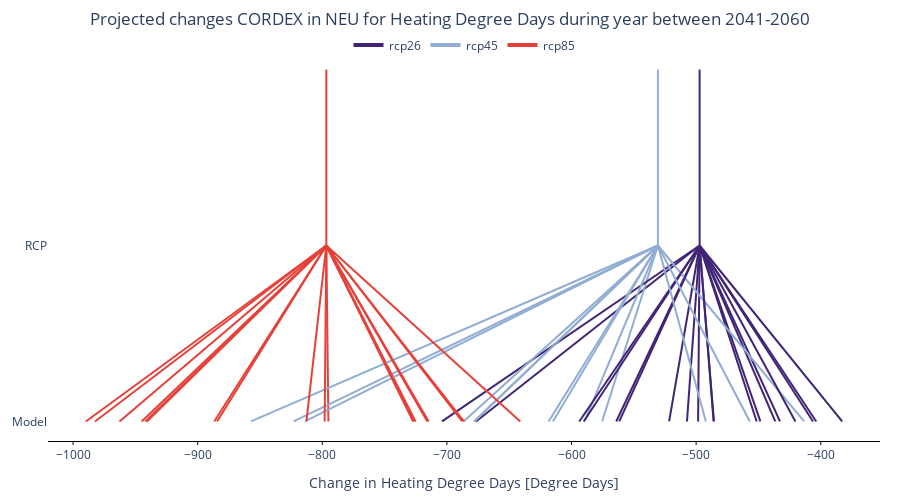

Notebook cell for this chart:
### Code cell
import ipywidgets as widgets
from ipywidgets import interact
from IPython.display import clear_output
import pandas as pd
import numpy as np
import plotly.graph_objects as go

# Define variables and their full names
atmos_variables = [
    'tas', 'tasmin', 'TNn', 'fd', 'hdd',
    'tasmax', 'TXx', 'tx35', 'TX35bc', 'tx40', 'TX40bc', 'cdd',
    'pr', 'Rx1day', 'Rx5day', 'ds', 'spi6',
    'prsn', 'sfcWind'
]

# Mapping of variable codes to their full names
variable_full_names = {
    'tas': 'Mean Temperature',
    'tasmin': 'Minimum Temperature',
    'TNn': 'Minimum of Minimum Temperature',
    'fd': 'Frost Days',
    'hdd': 'Heating Degree Days',
    'tasmax': 'Maximum Temperature',
    'TXx': 'Maximum of Maximum Temperature',
    'tx35': 'Days with Temperature > 35°C',
    'TX35bc': 'Days with Temperature > 35°C (Bias Corrected)',
    'tx40': 'Days with Temperature > 40°C',
    'TX40bc': 'Days with Temperature > 40°C (Bias Corrected)',
    'cdd': 'Cooling Degree Days',
    'pr': 'Total Precipitation',
    'Rx1day': 'Maximum 1-Day Precipitation',
    'Rx5day': 'Maximum 5-Day Precipitation',
    'ds': 'Consecutive Dry Days',
    'spi6': 'Standardized Precipitation Index (6 months)',
    'prsn': 'Total Snowfall',
    'sfcWind': 'Surface Wind Speed'
}

# Mapping of variable codes to their units
variable_units = {
    'tas': '°C',
    'tasmin': '°C',
    'tasmax': '°C',
    'TNn': '°C',
    'TXx': '°C',
    'pr': '%',
    'Rx1day': '%',
    'Rx5day': '%',
    'spi6': '%',
    'sfcWind': '%',
    'prsn': 'mm/day',
    'cdd': 'Degree Days',
    'hdd': 'Degree Days'
}

# Define scenarios and their corresponding colors for each dataset
scenarios_and_colors = {
    'CMIP6': {
        'scenarios': ['ssp126', 'ssp245', 'ssp370', 'ssp585'],
        'colors': {
            'ssp126': '#402575',  # Deep blue
            'ssp245': '#91ADD3',  # Light blue
            'ssp370': '#F19D6F',  # Orange
            'ssp585': '#E64139'   # Red
        }
    },
    'CORDEX': {
        'scenarios': ['rcp26', 'rcp45', 'rcp85'],
        'colors': {
            'rcp26': '#402575',  # Deep blue
            'rcp45': '#91ADD3',  # Light blue
            'rcp85': '#E64139'   # Red
        }
    }
}

# Define the available regions and variables
regions = ['NEU', 'MED', 'WCE', 'EEU']
variables = [(variable_full_names[var], var) for var in atmos_variables]
time_filters = ['year', 'DecFeb', 'MarMay', 'JunAug', 'SepNov']
timeframes = [2021, 2041, 2081]

# Create the dropdowns for user interaction
region_dropdown = widgets.Dropdown(
    options=regions,
    value='NEU',
    description='Region:',
)

data_set_dropdown = widgets.Dropdown(
    options=['CMIP6', 'CORDEX'],
    value='CMIP6',
    description='Dataset:',
)

variable_dropdown = widgets.Dropdown(
    options=variables,
    value='tas',
    description='Variable:',
)

time_filter_dropdown = widgets.Dropdown(
    options=time_filters,
    value='year',
    description='Time Filter:',
)

timeframe_dropdown = widgets.Dropdown(
    options=timeframes,
    value=2041,
    description='Timeframe:',
)

# Flag to check if it's the first click
first_click = True

# Function to update the plot based on user selection
def update_plot(region, dataset, variable, time_filter, timeframe):
    global first_click
    clear_output(wait=True)  # Clear previous output
    ref_time = 'preIndustrial'
    landmask = 'True'
    variable_full_name = variable_full_names.get(variable, variable)
    unit = variable_units.get(variable, 'days')

    # Load the data
    try:
        data = pd.read_csv(
            f'data/{region}/{region}_{dataset}_{ref_time}_landmask={landmask}.csv'
        )
    except FileNotFoundError:
        print("Data file not found.")
        return

    # Process the data
    data = data.set_index(['variable', 'model', 'date', 'scenario', 'season'])
    data = data.loc[(variable, slice(None), timeframe, slice(None), time_filter)]
    data_restructured = data.reset_index()
    data_restructured = data_restructured.set_index('model')
    data_restructured = data_restructured.rename(columns={'scenario': 'ssp', 'value': 'impact'})

    # Check if the data is empty
    if data_restructured.empty:
        # Create an empty figure with a message
        fig = go.Figure()
        fig.update_layout(
            height=500,
            margin=dict(l=20, r=20, t=50, b=50),
            plot_bgcolor='white',
            paper_bgcolor='white',
            xaxis=dict(showgrid=False, zeroline=False, showticklabels=False),
            yaxis=dict(showgrid=False, zeroline=False, showticklabels=False),
            title=dict(
                text=f'Projected changes {dataset} in {region} for {variable_full_name} during {time_filter} between {timeframe}-{int(timeframe) + 19}',
                x=0.5,
                xanchor='center'
            )
        )
        fig.add_annotation(
            text="Data set not available, try another one",
            x=0.5, y=0.5,
            xref="paper", yref="paper",
            showarrow=False,
            font=dict(size=25, color="black"),
            align="center",
            valign="middle",
        )
        fig.show()
        return

    # Get multi-model mean (mmm)
    mmm = data_restructured.loc[data_restructured.index == 'mmm']

    # Assign SSP impacts based on scenarios
    data_restructured['ssp_impact'] = np.nan
    scenarios = scenarios_and_colors[dataset]['scenarios']
    colors = scenarios_and_colors[dataset]['colors']

    for scenario in scenarios:
        if scenario in mmm['ssp'].values:
            mmm_value = mmm[mmm['ssp'] == scenario]['impact'].values[0]
            data_restructured.loc[data_restructured['ssp'] == scenario, 'ssp_impact'] = mmm_value

    # Prepare data for plotting
    data_restructured.reset_index(inplace=True)
    df = data_restructured[['impact', 'ssp', 'ssp_impact', 'model']]

    # Determine x-axis range
    x_min = df['impact'].min()
    x_max = df['impact'].max()
    range_extension = 0.05 * (x_max - x_min)
    x_range = [x_min - range_extension, x_max + range_extension]

    # Mapping of y-values to numerical positions
    y_mapping = {'Model': 0, 'SSP': 1, 'SSP Extension': 2}

    # Initialize figure
    fig = go.Figure()

    # Plot lines for each model and SSP
    for _, entry in df.iterrows():
        ssp = entry['ssp']
        color = colors.get(ssp, 'black')
        model_name = entry['model']

        if model_name == 'mmm':
            x_vals = [entry['ssp_impact'], entry['ssp_impact']]
            y_vals = [y_mapping['SSP'], y_mapping['SSP Extension']]
            fig.add_trace(
                go.Scatter(
                    x=x_vals,
                    y=y_vals,
                    mode='lines',
                    line=dict(color=color, width=2),
                    showlegend=False,
                    hoverinfo='text',
                    text=f"Model: {model_name}<br>SSP: {ssp}<br>Impact: {entry['ssp_impact']:.2f} {unit}"
                )
            )
            continue

        x_vals = [entry['impact'], entry['ssp_impact']]
        y_vals = [y_mapping['Model'], y_mapping['SSP']]
        fig.add_trace(
            go.Scatter(
                x=x_vals,
                y=y_vals,
                mode='lines',
                line=dict(color=color, width=2),
                showlegend=False,
                hoverinfo='text',
                text=f"Model: {model_name}<br>SSP: {ssp}<br>Change: {entry['impact']:.2f} {unit}"
            )
        )

    # Set x-axis properties
    xaxis_title = f'Change in {variable_full_name} [{unit}]'
    fig.update_xaxes(
        title_text=xaxis_title,
        range=x_range,
        tickmode='auto',
        showgrid=False,
        zeroline=False,
        ticks='outside',
        ticklen=3,
        tickwidth=1,
        tickcolor='black',
        showline=True,
        linecolor='black',
        linewidth=1
    )

    if dataset == 'CMIP6':
        scenario_mean = 'SSP'
    else:
        scenario_mean = 'RCP'
    # Set y-axis properties
    fig.update_yaxes(
        tickmode='array',
        tickvals=[y_mapping['Model'], y_mapping['SSP'], y_mapping['SSP Extension']],
        ticktext=['Model', scenario_mean, ''],
        showgrid=False,
        zeroline=False
    )

    # Adjust layout properties
    fig.update_layout(
        height=500,
        margin=dict(l=20, r=20, t=50, b=50),
        plot_bgcolor='white',
        paper_bgcolor='white',
        title=dict(
            text=f'Projected changes {dataset} in {region} for {variable_full_name} during {time_filter} between {timeframe}-{int(timeframe) + 19}',
            x=0.5,
            xanchor='center'
        ),
        legend=dict(
            orientation="h",
            yanchor="top",
            y=1.05,
            xanchor="center",
            x=0.5
        )
    )

    # Add a manual legend for SSPs
    for ssp, color in colors.items():
        fig.add_trace(
            go.Scatter(
                x=[None],
                y=[None],
                mode='lines',
                line=dict(color=color, width=4),
                name=ssp
            )
        )

    # Show the figure
    if first_click == False:
        fig.show()
    else:
        first_click = False

# Create the interactive widget
interact(
    update_plot,
    region=region_dropdown,
    dataset=data_set_dropdown,
    variable=variable_dropdown,
    time_filter=time_filter_dropdown,
    timeframe=timeframe_dropdown
)

### Figure 1 — Plotly figure (JSON) as saved in the notebook; plotly's stock layout.template omitted (floating-point values rounded to 4 significant figures)
{"data": [{"hoverinfo": "text", "line": {"color": "#402575", "width": 2}, "mode": "lines", "showlegend": false, "text": "Model: MPI-M-MPI-ESM-LR_r1i1p1_KNMI-RACMO22E_v1<br>SSP: rcp26<br>Change: -507.33 Degree Days", "type": "scatter", "x": [-507.3, -497.2], "y": [0, 1]}, {"hoverinfo": "text", "line": {"color": "#E64139", "width": 2}, "mode": "lines", "showlegend": false, "text": "Model: MPI-M-MPI-ESM-LR_r1i1p1_KNMI-RACMO22E_v1<br>SSP: rcp85<br>Change: -795.09 Degree Days", "type": "scatter", "x": [-795.1, -796.8], "y": [0, 1]}, {"hoverinfo": "text", "line": {"color": "#402575", "width": 2}, "mode": "lines", "showlegend": false, "text": "Model: MOHC-HadGEM2-ES_r1i1p1_SMHI-RCA4_v1<br>SSP: rcp26<br>Change: -521.66 Degree Days", "type": "scatter", "x": [-521.7, -497.2], "y": [0, 1]}, {"hoverinfo": "text", "line": {"color": "#91ADD3", "width": 2}, "mode": "lines", "showlegend": false, "text": "Model: MOHC-HadGEM2-ES_r1i1p1_SMHI-RCA4_v1<br>SSP: rcp45<br>Change: -823.02 Degree Days", "type": "scatter", "x": [-823.0, -530.6], "y": [0, 1]}, {"hoverinfo": "text", "line": {"color": "#E64139", "width": 2}, "mode": "lines", "showlegend": false, "text": "Model: MOHC-HadGEM2-ES_r1i1p1_SMHI-RCA4_v1<br>SSP: rcp85<br>Change: -940.78 Degree Days", "type": "scatter", "x": [-940.8, -796.8], "y": [0, 1]}, {"hoverinfo": "text", "line": {"color": "#402575", "width": 2}, "mode": "lines", "showlegend": false, "text": "Model: ICHEC-EC-EARTH_r12i1p1_KNMI-RACMO22E_v1<br>SSP: rcp26<br>Change: -676.68 Degree Days", "type": "scatter", "x": [-676.7, -497.2], "y": [0, 1]}, {"hoverinfo": "text", "line": {"color": "#91ADD3", "width": 2}, "mode": "lines", "showlegend": false, "text": "Model: ICHEC-EC-EARTH_r12i1p1_KNMI-RACMO22E_v1<br>SSP: rcp45<br>Change: -678.30 Degree Days", "type": "scatter", "x": [-678.3, -530.6], "y": [0, 1]}, {"hoverinfo": "text", "line": {"color": "#E64139", "width": 2}, "mode": "lines", "showlegend": false, "text": "Model: ICHEC-EC-EARTH_r12i1p1_KNMI-RACMO22E_v1<br>SSP: rcp85<br>Change: -944.98 Degree Days", "type": "scatter", "x": [-945.0, -796.8], "y": [0, 1]}, {"hoverinfo": "text", "line": {"color": "#402575", "width": 2}, "mode": "lines", "showlegend": false, "text": "Model: CNRM-CERFACS-CNRM-CM5_r1i1p1_KNMI-RACMO22E_v2<br>SSP: rcp26<br>Change: -432.68 Degree Days", "type": "scatter", "x": [-432.7, -497.2], "y": [0, 1]}, {"hoverinfo": "text", "line": {"color": "#91ADD3", "width": 2}, "mode": "lines", "showlegend": false, "text": "Model: CNRM-CERFACS-CNRM-CM5_r1i1p1_KNMI-RACMO22E_v2<br>SSP: rcp45<br>Change: -575.42 Degree Days", "type": "scatter", "x": [-575.4, -530.6], "y": [0, 1]}, {"hoverinfo": "text", "line": {"color": "#E64139", "width": 2}, "mode": "lines", "showlegend": false, "text": "Model: CNRM-CERFACS-CNRM-CM5_r1i1p1_KNMI-RACMO22E_v2<br>SSP: rcp85<br>Change: -725.17 Degree Days", "type": "scatter", "x": [-725.2, -796.8], "y": [0, 1]}, {"hoverinfo": "text", "line": {"color": "#402575", "width": 2}, "mode": "lines", "showlegend": false, "text": "Model: ICHEC-EC-EARTH_r12i1p1_SMHI-RCA4_v1<br>SSP: rcp26<br>Change: -703.92 Degree Days", "type": "scatter", "x": [-703.9, -497.2], "y": [0, 1]}, {"hoverinfo": "text", "line": {"color": "#91ADD3", "width": 2}, "mode": "lines", "showlegend": false, "text": "Model: ICHEC-EC-EARTH_r12i1p1_SMHI-RCA4_v1<br>SSP: rcp45<br>Change: -686.64 Degree Days", "type": "scatter", "x": [-686.6, -530.6], "y": [0, 1]}, {"hoverinfo": "text", "line": {"color": "#E64139", "width": 2}, "mode": "lines", "showlegend": false, "text": "Model: ICHEC-EC-EARTH_r12i1p1_SMHI-RCA4_v1<br>SSP: rcp85<br>Change: -962.77 Degree Days", "type": "scatter", "x": [-962.8, -796.8], "y": [0, 1]}, {"hoverinfo": "text", "line": {"color": "#402575", "width": 2}, "mode": "lines", "showlegend": false, "text": "Model: mmm<br>SSP: rcp26<br>Impact: -497.19 Degree Days", "type": "scatter", "x": [-497.2, -497.2], "y": [1, 2]}, {"hoverinfo": "text", "line": {"color": "#91ADD3", "width": 2}, "mode": "lines", "showlegend": false, "text": "Model: mmm<br>SSP: rcp45<br>Impact: -530.64 Degree Days", "type": "scatter", "x": [-530.6, -530.6], "y": [1, 2]}, {"hoverinfo": "text", "line": {"color": "#E64139", "width": 2}, "mode": "lines", "showlegend": false, "text": "Model: mmm<br>SSP: rcp85<br>Impact: -796.76 Degree Days", "type": "scatter", "x": [-796.8, -796.8], "y": [1, 2]}, {"hoverinfo": "text", "line": {"color": "#402575", "width": 2}, "mode": "lines", "showlegend": false, "text": "Model: MOHC-HadGEM2-ES_r1i1p1_DMI-HIRHAM5_v2<br>SSP: rcp26<br>Change: -564.13 Degree Days", "type": "scatter", "x": [-564.1, -497.2], "y": [0, 1]}, {"hoverinfo": "text", "line": {"color": "#91ADD3", "width": 2}, "mode": "lines", "showlegend": false, "text": "Model: MOHC-HadGEM2-ES_r1i1p1_DMI-HIRHAM5_v2<br>SSP: rcp45<br>Change: -814.01 Degree Days", "type": "scatter", "x": [-814.0, -530.6], "y": [0, 1]}, {"hoverinfo": "text", "line": {"color": "#E64139", "width": 2}, "mode": "lines", "showlegend": false, "text": "Model: MOHC-HadGEM2-ES_r1i1p1_DMI-HIRHAM5_v2<br>SSP: rcp85<br>Change: -942.00 Degree Days", "type": "scatter", "x": [-942.0, -796.8], "y": [0, 1]}, {"hoverinfo": "text", "line": {"color": "#402575", "width": 2}, "mode": "lines", "showlegend": false, "text": "Model: ICHEC-EC-EARTH_r3i1p1_DMI-HIRHAM5_v2<br>SSP: rcp26<br>Change: -382.77 Degree Days", "type": "scatter", "x": [-382.8, -497.2], "y": [0, 1]}, {"hoverinfo": "text", "line": {"color": "#91ADD3", "width": 2}, "mode": "lines", "showlegend": false, "text": "Model: ICHEC-EC-EARTH_r3i1p1_DMI-HIRHAM5_v2<br>SSP: rcp45<br>Change: -589.57 Degree Days", "type": "scatter", "x": [-589.6, -530.6], "y": [0, 1]}, {"hoverinfo": "text", "line": {"color": "#E64139", "width": 2}, "mode": "lines", "showlegend": false, "text": "Model: ICHEC-EC-EARTH_r3i1p1_DMI-HIRHAM5_v2<br>SSP: rcp85<br>Change: -884.46 Degree Days", "type": "scatter", "x": [-884.5, -796.8], "y": [0, 1]}, {"hoverinfo": "text", "line": {"color": "#402575", "width": 2}, "mode": "lines", "showlegend": false, "text": "Model: MOHC-HadGEM2-ES_r1i1p1_KNMI-RACMO22E_v2<br>SSP: rcp26<br>Change: -590.20 Degree Days", "type": "scatter", "x": [-590.2, -497.2], "y": [0, 1]}, {"hoverinfo": "text", "line": {"color": "#91ADD3", "width": 2}, "mode": "lines", "showlegend": false, "text": "Model: MOHC-HadGEM2-ES_r1i1p1_KNMI-RACMO22E_v2<br>SSP: rcp45<br>Change: -857.25 Degree Days", "type": "scatter", "x": [-857.2, -530.6], "y": [0, 1]}, {"hoverinfo": "text", "line": {"color": "#E64139", "width": 2}, "mode": "lines", "showlegend": false, "text": "Model: MOHC-HadGEM2-ES_r1i1p1_KNMI-RACMO22E_v2<br>SSP: rcp85<br>Change: -982.44 Degree Days", "type": "scatter", "x": [-982.4, -796.8], "y": [0, 1]}, {"hoverinfo": "text", "line": {"color": "#402575", "width": 2}, "mode": "lines", "showlegend": false, "text": "Model: NCC-NorESM1-M_r1i1p1_GERICS-REMO2015_v1<br>SSP: rcp26<br>Change: -451.42 Degree Days", "type": "scatter", "x": [-451.4, -497.2], "y": [0, 1]}, {"hoverinfo": "text", "line": {"color": "#91ADD3", "width": 2}, "mode": "lines", "showlegend": false, "text": "Model: NCC-NorESM1-M_r1i1p1_GERICS-REMO2015_v1<br>SSP: rcp45<br>Change: -618.40 Degree Days", "type": "scatter", "x": [-618.4, -530.6], "y": [0, 1]}, {"hoverinfo": "text", "line": {"color": "#E64139", "width": 2}, "mode": "lines", "showlegend": false, "text": "Model: NCC-NorESM1-M_r1i1p1_GERICS-REMO2015_v1<br>SSP: rcp85<br>Change: -687.68 Degree Days", "type": "scatter", "x": [-687.7, -796.8], "y": [0, 1]}, {"hoverinfo": "text", "line": {"color": "#402575", "width": 2}, "mode": "lines", "showlegend": false, "text": "Model: NCC-NorESM1-M_r1i1p1_SMHI-RCA4_v1<br>SSP: rcp26<br>Change: -436.47 Degree Days", "type": "scatter", "x": [-436.5, -497.2], "y": [0, 1]}, {"hoverinfo": "text", "line": {"color": "#91ADD3", "width": 2}, "mode": "lines", "showlegend": false, "text": "Model: NCC-NorESM1-M_r1i1p1_SMHI-RCA4_v1<br>SSP: rcp45<br>Change: -677.98 Degree Days", "type": "scatter", "x": [-678.0, -530.6], "y": [0, 1]}, {"hoverinfo": "text", "line": {"color": "#E64139", "width": 2}, "mode": "lines", "showlegend": false, "text": "Model: NCC-NorESM1-M_r1i1p1_SMHI-RCA4_v1<br>SSP: rcp85<br>Change: -715.69 Degree Days", "type": "scatter", "x": [-715.7, -796.8], "y": [0, 1]}, {"hoverinfo": "text", "line": {"color": "#402575", "width": 2}, "mode": "lines", "showlegend": false, "text": "Model: MOHC-HadGEM2-ES_r1i1p1_ICTP-RegCM4-6_v1<br>SSP: rcp26<br>Change: -498.40 Degree Days", "type": "scatter", "x": [-498.4, -497.2], "y": [0, 1]}, {"hoverinfo": "text", "line": {"color": "#E64139", "width": 2}, "mode": "lines", "showlegend": false, "text": "Model: MOHC-HadGEM2-ES_r1i1p1_ICTP-RegCM4-6_v1<br>SSP: rcp85<br>Change: -886.71 Degree Days", "type": "scatter", "x": [-886.7, -796.8], "y": [0, 1]}, {"hoverinfo": "text", "line": {"color": "#402575", "width": 2}, "mode": "lines", "showlegend": false, "text": "Model: MPI-M-MPI-ESM-LR_r1i1p1_MPI-CSC-REMO2009_v1<br>SSP: rcp26<br>Change: -448.43 Degree Days", "type": "scatter", "x": [-448.4, -497.2], "y": [0, 1]}, {"hoverinfo": "text", "line": {"color": "#91ADD3", "width": 2}, "mode": "lines", "showlegend": false, "text": "Model: MPI-M-MPI-ESM-LR_r1i1p1_MPI-CSC-REMO2009_v1<br>SSP: rcp45<br>Change: -413.35 Degree Days", "type": "scatter", "x": [-413.3, -530.6], "y": [0, 1]}, {"hoverinfo": "text", "line": {"color": "#E64139", "width": 2}, "mode": "lines", "showlegend": false, "text": "Model: MPI-M-MPI-ESM-LR_r1i1p1_MPI-CSC-REMO2009_v1<br>SSP: rcp85<br>Change: -686.36 Degree Days", "type": "scatter", "x": [-686.4, -796.8], "y": [0, 1]}, {"hoverinfo": "text", "line": {"color": "#402575", "width": 2}, "mode": "lines", "showlegend": false, "text": "Model: ICHEC-EC-EARTH_r12i1p1_CLMcom-CCLM4-8-17_v1<br>SSP: rcp26<br>Change: -593.77 Degree Days", "type": "scatter", "x": [-593.8, -497.2], "y": [0, 1]}, {"hoverinfo": "text", "line": {"color": "#91ADD3", "width": 2}, "mode": "lines", "showlegend": false, "text": "Model: ICHEC-EC-EARTH_r12i1p1_CLMcom-CCLM4-8-17_v1<br>SSP: rcp45<br>Change: -614.92 Degree Days", "type": "scatter", "x": [-614.9, -530.6], "y": [0, 1]}, {"hoverinfo": "text", "line": {"color": "#E64139", "width": 2}, "mode": "lines", "showlegend": false, "text": "Model: ICHEC-EC-EARTH_r12i1p1_CLMcom-CCLM4-8-17_v1<br>SSP: rcp85<br>Change: -812.75 Degree Days", "type": "scatter", "x": [-812.8, -796.8], "y": [0, 1]}, {"hoverinfo": "text", "line": {"color": "#402575", "width": 2}, "mode": "lines", "showlegend": false, "text": "Model: CNRM-CERFACS-CNRM-CM5_r1i1p1_GERICS-REMO2015_v2<br>SSP: rcp26<br>Change: -420.29 Degree Days", "type": "scatter", "x": [-420.3, -497.2], "y": [0, 1]}, {"hoverinfo": "text", "line": {"color": "#E64139", "width": 2}, "mode": "lines", "showlegend": false, "text": "Model: CNRM-CERFACS-CNRM-CM5_r1i1p1_GERICS-REMO2015_v2<br>SSP: rcp85<br>Change: -727.05 Degree Days", "type": "scatter", "x": [-727.0, -796.8], "y": [0, 1]}, {"hoverinfo": "text", "line": {"color": "#402575", "width": 2}, "mode": "lines", "showlegend": false, "text": "Model: MOHC-HadGEM2-ES_r1i1p1_MOHC-HadREM3-GA7-05_v1<br>SSP: rcp26<br>Change: -561.67 Degree Days", "type": "scatter", "x": [-561.7, -497.2], "y": [0, 1]}, {"hoverinfo": "text", "line": {"color": "#E64139", "width": 2}, "mode": "lines", "showlegend": false, "text": "Model: MOHC-HadGEM2-ES_r1i1p1_MOHC-HadREM3-GA7-05_v1<br>SSP: rcp85<br>Change: -989.77 Degree Days", "type": "scatter", "x": [-989.8, -796.8], "y": [0, 1]}, {"hoverinfo": "text", "line": {"color": "#402575", "width": 2}, "mode": "lines", "showlegend": false, "text": "Model: MPI-M-MPI-ESM-LR_r1i1p1_ICTP-RegCM4-6_v1<br>SSP: rcp26<br>Change: -485.91 Degree Days", "type": "scatter", "x": [-485.9, -497.2], "y": [0, 1]}, {"hoverinfo": "text", "line": {"color": "#E64139", "width": 2}, "mode": "lines", "showlegend": false, "text": "Model: MPI-M-MPI-ESM-LR_r1i1p1_ICTP-RegCM4-6_v1<br>SSP: rcp85<br>Change: -725.99 Degree Days", "type": "scatter", "x": [-726.0, -796.8], "y": [0, 1]}, {"hoverinfo": "text", "line": {"color": "#402575", "width": 2}, "mode": "lines", "showlegend": false, "text": "Model: MPI-M-MPI-ESM-LR_r1i1p1_SMHI-RCA4_v1a<br>SSP: rcp26<br>Change: -485.72 Degree Days", "type": "scatter", "x": [-485.7, -497.2], "y": [0, 1]}, {"hoverinfo": "text", "line": {"color": "#91ADD3", "width": 2}, "mode": "lines", "showlegend": false, "text": "Model: MPI-M-MPI-ESM-LR_r1i1p1_SMHI-RCA4_v1a<br>SSP: rcp45<br>Change: -456.87 Degree Days", "type": "scatter", "x": [-456.9, -530.6], "y": [0, 1]}, {"hoverinfo": "text", "line": {"color": "#E64139", "width": 2}, "mode": "lines", "showlegend": false, "text": "Model: MPI-M-MPI-ESM-LR_r1i1p1_SMHI-RCA4_v1a<br>SSP: rcp85<br>Change: -798.11 Degree Days", "type": "scatter", "x": [-798.1, -796.8], "y": [0, 1]}, {"hoverinfo": "text", "line": {"color": "#402575", "width": 2}, "mode": "lines", "showlegend": false, "text": "Model: NCC-NorESM1-M_r1i1p1_KNMI-RACMO22E_v1<br>SSP: rcp26<br>Change: -403.58 Degree Days", "type": "scatter", "x": [-403.6, -497.2], "y": [0, 1]}, {"hoverinfo": "text", "line": {"color": "#E64139", "width": 2}, "mode": "lines", "showlegend": false, "text": "Model: NCC-NorESM1-M_r1i1p1_KNMI-RACMO22E_v1<br>SSP: rcp85<br>Change: -714.63 Degree Days", "type": "scatter", "x": [-714.6, -796.8], "y": [0, 1]}, {"hoverinfo": "text", "line": {"color": "#402575", "width": 2}, "mode": "lines", "showlegend": false, "text": "Model: CNRM-CERFACS-CNRM-CM5_r1i1p1_CNRM-ALADIN63_v2<br>SSP: rcp26<br>Change: -406.17 Degree Days", "type": "scatter", "x": [-406.2, -497.2], "y": [0, 1]}, {"hoverinfo": "text", "line": {"color": "#91ADD3", "width": 2}, "mode": "lines", "showlegend": false, "text": "Model: CNRM-CERFACS-CNRM-CM5_r1i1p1_CNRM-ALADIN63_v2<br>SSP: rcp45<br>Change: -492.16 Degree Days", "type": "scatter", "x": [-492.2, -530.6], "y": [0, 1]}, {"hoverinfo": "text", "line": {"color": "#E64139", "width": 2}, "mode": "lines", "showlegend": false, "text": "Model: CNRM-CERFACS-CNRM-CM5_r1i1p1_CNRM-ALADIN63_v2<br>SSP: rcp85<br>Change: -641.12 Degree Days", "type": "scatter", "x": [-641.1, -796.8], "y": [0, 1]}, {"line": {"color": "#402575", "width": 4}, "mode": "lines", "name": "rcp26", "type": "scatter", "x": [null], "y": [null]}, {"line": {"color": "#91ADD3", "width": 4}, "mode": "lines", "name": "rcp45", "type": "scatter", "x": [null], "y": [null]}, {"line": {"color": "#E64139", "width": 4}, "mode": "lines", "name": "rcp85", "type": "scatter", "x": [null], "y": [null]}], "layout": {"height": 500, "legend": {"orientation": "h", "x": 0.5, "xanchor": "center", "y": 1.05, "yanchor": "top"}, "margin": {"b": 50, "l": 20, "r": 20, "t": 50}, "paper_bgcolor": "white", "plot_bgcolor": "white", "title": {"text": "Projected changes CORDEX in NEU for Heating Degree Days during year between 2041-2060", "x": 0.5, "xanchor": "center"}, "xaxis": {"linecolor": "black", "linewidth": 1, "range": [-1020.0, -352.4], "showgrid": false, "showline": true, "tickcolor": "black", "ticklen": 3, "tickmode": "auto", "ticks": "outside", "tickwidth": 1, "title": {"text": "Change in Heating Degree Days [Degree Days]"}, "zeroline": false}, "yaxis": {"showgrid": false, "tickmode": "array", "ticktext": ["Model", "RCP", ""], "tickvals": [0, 1, 2], "zeroline": false}}}
